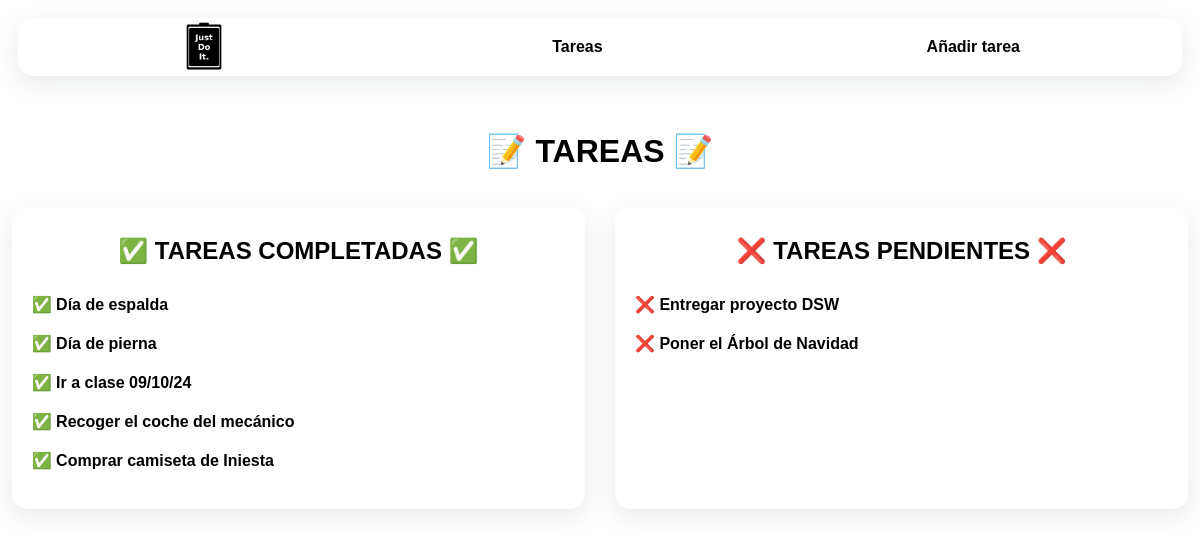
The app's page /home/tasks/, older data.
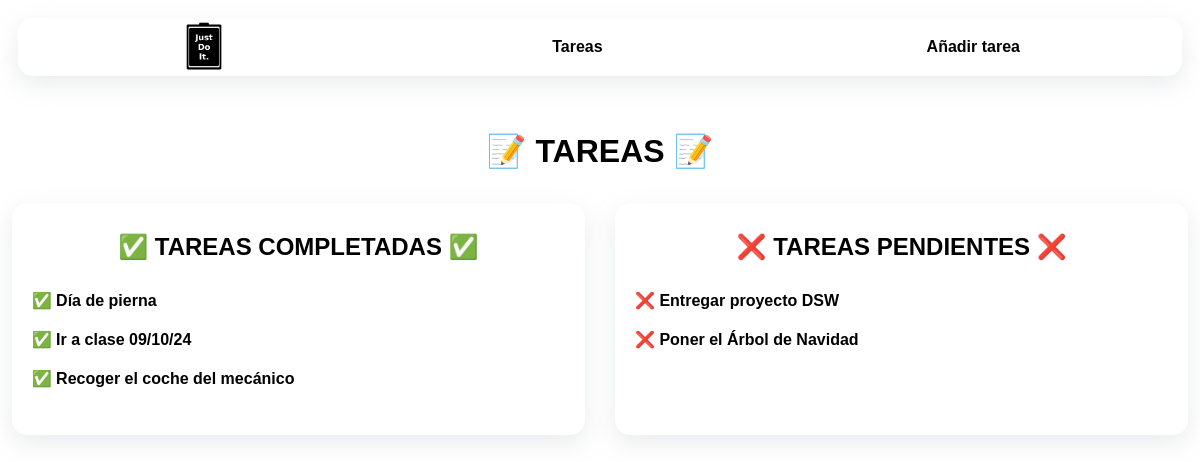
The same page, newer data.
### justdoit/models.py (models this page shows, shortened)
class ToDo(models.Model):
    name = models.CharField(max_length=100)
    slug = models.SlugField(max_length=120, unique=True)
    description = models.TextField()
    done = models.BooleanField(default=False)
    created_at = models.DateTimeField(auto_now_add=True)
    updated_at = models.DateTimeField(auto_now=True)

### justdoit/views.py (the view)
# urls.py: path('tasks/', views.task_list, name='task_list'),
def task_list(request):
    done_tasks = [task for task in ToDo.objects.all() if task.done]
    pending_tasks = [task for task in ToDo.objects.all() if not task.done]
    return render(
        request,
        'justdoit/tasks/tasklist.html',
        {'done_tasks': done_tasks, 'pending_tasks': pending_tasks},
    )

### justdoit/templates/justdoit/tasks/tasklist.html (shortened to what this page needs)
{% load static %}
<!DOCTYPE html>
<html lang="en">
<head>
  <link rel="stylesheet" href="{% static 'justdoit/tasklist.css' %}">
  <link rel="stylesheet" href="{% static 'justdoit/nav.css' %}">
</head>
{% block body %}
  <header>
    <img width="5%" src="{% static 'assets/logo.png' %}">
    <a class="link_bttn" href="{% url 'justdoit:task_list' %}" target="_blank">Tareas</a>
    <a class="link_bttn" href="{% url 'justdoit:add_task' %}" target="_blank">Añadir tarea</a>
  </header>
  <h1 class="tittle">📝 TAREAS 📝</h1>
  <div class="content">
    <div class="tasks done_tasks">
      <h2>✅ TAREAS COMPLETADAS ✅</h2>
      {% for task in done_tasks %}
          <div class="task done">
            <a href="{% url 'justdoit:task_detail' task.slug %}" target="_blank">✅ {{ task.name }}</a>
          </div>
      {% endfor %}
    </div>
    <div class="tasks pending_tasks">
      <h2>❌ TAREAS PENDIENTES ❌</h2>
      {% for task in pending_tasks %}
          <div class="task todo">
            <a href="{% url 'justdoit:task_detail' task.slug %}" target="_blank">❌ {{ task.name }}</a>
          </div>
      {% endfor %}
    </div>
  </div>
{% endblock body %}

### justdoit/static/justdoit/tasklist.css (style rules this page uses)
.content { display: flex; align-items: center; justify-content: center; padding: 10px; }
.tasks { display: flex; flex-direction: column; min-width: 70%; min-height: 90%; border-radius: 15px; background-color: white; padding: 10px; margin: 15px 15px 15px 15px; color: black; box-shadow: rgba(149, 157, 165, 0.2) 0px 8px 24px; transition: 0.6s; }
h1 { font-family: Impact, Haettenschweiler, "Arial Narrow Bold", sans-serif; }
h2 { font-family: Impact, Haettenschweiler, "Arial Narrow Bold", sans-serif; text-align: center; }
a { color: black; text-decoration: none; transition: 0.6s; }
.task { margin: 10px 10px 10px 10px; color: gray; font-family: Impact, Haettenschweiler, "Arial Narrow Bold", sans-serif; font-weight: bold; transition: 0.6s; }

### justdoit/static/justdoit/nav.css (style rules this page uses)
header { display: flex; justify-content: space-around; align-items: center; background-color: white; margin: 0 auto; border-radius: 15px; transition: 0.6s; box-shadow: rgba(149, 157, 165, 0.2) 0px 8px 24px; margin-bottom: 35px; }
a { text-decoration: none; font-family: Impact, Haettenschweiler, "Arial Narrow Bold", sans-serif; color: black; font-weight: bold; }
.link_bttn { padding: 5px; border-radius: 15px; transition: 0.3s; }

Row changes from the older to the newer data that the page shows:
removed ToDo: name "Día de espalda", shown under "✅ TAREAS COMPLETADAS ✅"
removed ToDo: name "Comprar camiseta de Iniesta", shown under "✅ TAREAS COMPLETADAS ✅"
